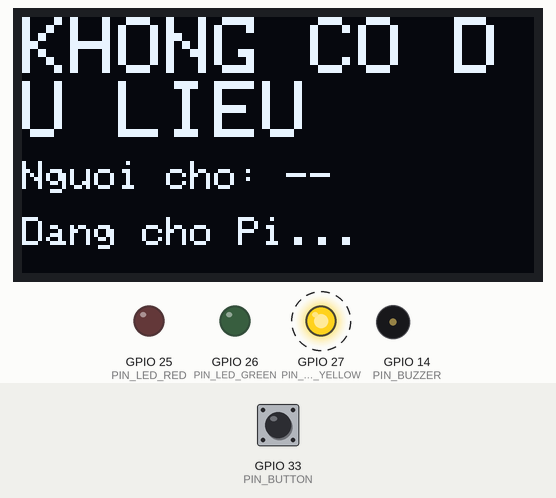
A program run on a simulated ESP32. Parts: 128×64 one-colour display, output pins drawn as LEDs (lit = HIGH), buzzer (waves = sounding, pin HIGH). Dashed ring = blinking. The inputs (shaded band) are chosen by the test bench; at power-on: GPIO 33 (PIN_BUTTON) HIGH. WiFi joins after 1.5 s; servers stay silent unless stated; the local clock reads 2024-03-15 10:24:30 at power-on unless the program sets it; random numbers use the default seed unless the program sets one; no MQTT or app messages arrive unless stated; what the program prints to the serial monitor is not drawn.

Above: at 0.62 s.
Timing chart, 0 to 130.0 s (numbered marks = the images above):
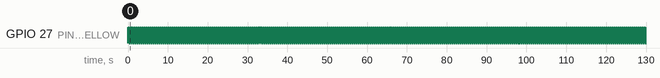

The program:

main.cpp
```cpp
// Firmware ESP32: nhận state từ Pi qua MQTT, điều khiển LED/còi, gửi ACK khi nhân viên nhấn nút.
// loop() không bao giờ chặn vì mạng chạy ở task riêng (network.cpp).
#include <Adafruit_GFX.h>
#include <Adafruit_SSD1306.h>
#include <Arduino.h>
#include <Wire.h>
#include <string.h>

#include "ack_sender.h"
#include "alert_model.h"
#include "config.h"
#include "debounce.h"
#include "display.h"
#include "network.h"
#include "outputs.h"

static rv::AlertModel model(STATE_TIMEOUT_MS);
static rv::AckSender ackSender(ACK_REPEAT_MS, ACK_MAX_SENDS, randomUuid);
static rv::Debouncer button(BUTTON_DEBOUNCE_MS);
static SemaphoreHandle_t modelMutex;

static Adafruit_SSD1306 oled(128, 64, &Wire, -1);
static bool oledReady = false;
static rv::DisplayText shown;
static bool shownValid = false;
static uint32_t lastOledMs = 0;

static void oledDraw(const rv::DisplayText& t) {
  oled.clearDisplay();
  oled.setTextColor(SSD1306_WHITE);
  oled.setTextSize(2);
  oled.setCursor(0, 0);
  oled.print(t.title);
  oled.setTextSize(1);
  oled.setCursor(0, 36);
  oled.print(t.people);
  oled.setCursor(0, 50);
  oled.print(t.detail);
  oled.display();
}

static rv::State lastLoggedState = rv::State::Unknown;
static bool lastLoggedAcked = false;
static bool logged = false;

static const char* stateName(rv::State s) {
  switch (s) {
    case rv::State::Normal:
      return "NORMAL";
    case rv::State::Overload:
      return "OVERLOAD";
    default:
      return "UNKNOWN";
  }
}

void setup() {
  Serial.begin(115200);
  pinMode(PIN_LED_RED, OUTPUT);
  pinMode(PIN_LED_GREEN, OUTPUT);
  pinMode(PIN_LED_YELLOW, OUTPUT);
  pinMode(PIN_BUZZER, OUTPUT);
  pinMode(PIN_BUTTON, INPUT_PULLUP);
  Wire.begin(PIN_OLED_SDA, PIN_OLED_SCL);
  oledReady = oled.begin(SSD1306_SWITCHCAPVCC, OLED_I2C_ADDR);
  Serial.println(oledReady ? "OLED: có" : "OLED: không thấy, bỏ qua");
  modelMutex = xSemaphoreCreateMutex();
  networkStart(&model, modelMutex);
  Serial.println("retail_alert " FIRMWARE_VERSION " khởi động");
}

void loop() {
  const uint32_t now = millis();

  rv::State state;
  bool acked;
  uint16_t queueCount = 0;
  bool hasCount = false;
  uint32_t ageMs = 0;
  char alertId[rv::kUuidLen + 1];
  xSemaphoreTake(modelMutex, portMAX_DELAY);
  state = model.state(now);
  acked = model.acked(now);
  strncpy(alertId, model.alertId(now), sizeof(alertId));
  alertId[rv::kUuidLen] = '\0';
  hasCount = model.queueCount(now, queueCount);
  ageMs = model.stateAgeMs(now);
  xSemaphoreGive(modelMutex);

  if (button.pressed(digitalRead(PIN_BUTTON) == LOW, now)) ackSender.onButton(state, acked, alertId, now);
  rv::AckRequest request;
  if (ackSender.poll(state, acked, alertId, now, request)) networkSendAck(request.ackId, request.alertId);

  const rv::Outputs out = rv::outputsFor(state, acked);
  digitalWrite(PIN_LED_RED, rv::ledLevel(out.red, now, LED_BLINK_HALF_MS));
  digitalWrite(PIN_LED_GREEN, rv::ledLevel(out.green, now, LED_BLINK_HALF_MS));
  digitalWrite(PIN_LED_YELLOW, rv::ledLevel(out.yellow, now, LED_BLINK_HALF_MS));
  digitalWrite(PIN_BUZZER, rv::buzzerLevel(out.buzzer, now, BUZZER_ON_MS, BUZZER_OFF_MS));

  if (oledReady && now - lastOledMs >= OLED_REFRESH_MS) {
    lastOledMs = now;
    rv::DisplayText text;
    rv::formatDisplay(state, acked, hasCount, queueCount, ageMs, text);
    if (!shownValid || !(text == shown)) {
      oledDraw(text);
      shown = text;
      shownValid = true;
    }
  }

  if (!logged || state != lastLoggedState || acked != lastLoggedAcked) {
    Serial.printf("state=%s acked=%d\n", stateName(state), acked);
    lastLoggedState = state;
    lastLoggedAcked = acked;
    logged = true;
  }
  delay(5);
}
```

secrets.example.h
```cpp
// Sao chép thành include/secrets.h (đã bị .gitignore) và điền giá trị thật. KHÔNG commit secrets.h.
#pragma once

#define WIFI_SSID "ten-wifi"
#define WIFI_PASSWORD "mat-khau-wifi"

// Broker Mosquitto trên Pi
#define MQTT_HOST "192.168.1.50"
#define MQTT_PORT 1883
#define MQTT_USER "node01"
#define MQTT_PASSWORD "mat-khau-node01"

// Máy chủ giờ (NTP) trong LAN, nếu có. Không đồng bộ được thì status ghi clock_synced=false.
#define NTP_SERVER "pool.ntp.org"
```

network.cpp
```cpp
#include "network.h"

#include <PubSubClient.h>
#include <WiFi.h>
#include <sys/time.h>
#include <time.h>

#include "ack_sender.h"
#include "config.h"
#include "payloads.h"
#include "secrets.h"

namespace {

constexpr time_t kMinSyncedEpoch = 1700000000;  // trước mốc này coi là đồng hồ chưa đồng bộ
constexpr int kAckQueueLen = 4;

struct AckMessage {
  char ackId[rv::kUuidLen + 1];
  char alertId[rv::kUuidLen + 1];
};

WiFiClient wifiClient;
PubSubClient mqtt(wifiClient);
QueueHandle_t ackQueue;
rv::AlertModel* sharedModel = nullptr;
SemaphoreHandle_t sharedMutex = nullptr;

char topicState[96];
char topicAck[96];
char topicStatus[96];
#ifdef RV_DEBUG_ECHO
char topicEcho[96];
#endif
char sessionId[rv::kUuidLen + 1];
uint32_t statusSeq = 0;

void currentIso(char out[rv::kIsoLen + 1], bool& synced) {
  struct timeval tv;
  gettimeofday(&tv, nullptr);
  synced = tv.tv_sec > kMinSyncedEpoch;
  if (synced) {
    rv::formatIsoUtc(tv.tv_sec, static_cast<uint16_t>(tv.tv_usec / 1000), out);
  } else {
    rv::formatIsoUtc(0, 0, out);  // chưa có giờ: ghi mốc 0 kèm clock_synced=false
  }
}

size_t buildStatus(char* out, size_t cap, const char* status) {
  char eventId[rv::kUuidLen + 1];
  char iso[rv::kIsoLen + 1];
  bool synced;
  randomUuid(eventId);
  currentIso(iso, synced);
  rv::StatusFields f = {SITE_ID, NODE_ID, sessionId, FIRMWARE_VERSION, FIRMWARE_VERSION, status, eventId, statusSeq++, iso, synced};
  return rv::buildStatusJson(out, cap, f);
}

void onMessage(char* topic, uint8_t* payload, unsigned int length) {
  if (strcmp(topic, topicState) != 0) return;
  xSemaphoreTake(sharedMutex, portMAX_DELAY);
  const bool valid = sharedModel->onStatePayload(reinterpret_cast<const char*>(payload), length, millis());
  uint32_t seq = 0;
  const bool hasSeq = valid && sharedModel->lastSeq(seq);
  xSemaphoreGive(sharedMutex);
#ifdef RV_DEBUG_ECHO
  // Chỉ bản debug: báo lại seq của state vừa nhận để Pi đo độ trễ (evaluation/tools/latency_echo.py)
  if (hasSeq) {
    char echo[40];
    snprintf(echo, sizeof(echo), "{\"seq\":%lu}", static_cast<unsigned long>(seq));
    mqtt.publish(topicEcho, echo);
  }
#else
  (void)hasSeq;
  (void)seq;
#endif
}

void connectMqtt() {
  char will[400];
  if (buildStatus(will, sizeof(will), "OFFLINE") == 0) return;
  // Last Will QoS 1, retained: broker báo OFFLINE khi ESP32 rớt mạng đột ngột
  if (!mqtt.connect(NODE_ID, MQTT_USER, MQTT_PASSWORD, topicStatus, 1, true, will)) {
    Serial.printf("MQTT: nối lỗi rc=%d\n", mqtt.state());
    return;
  }
  mqtt.subscribe(topicState, 0);
  char online[400];
  if (buildStatus(online, sizeof(online), "ONLINE") != 0) mqtt.publish(topicStatus, online, true);
  Serial.println("MQTT: đã nối");
}

void drainAckQueue() {
  AckMessage msg;
  while (xQueueReceive(ackQueue, &msg, 0) == pdTRUE) {
    char json[160];
    if (rv::buildAckJson(json, sizeof(json), msg.ackId, msg.alertId, NODE_ID) != 0) mqtt.publish(topicAck, json);
  }
}

void networkTask(void*) {
  uint32_t lastWifiAttempt = 0;
  uint32_t lastMqttAttempt = 0;
  bool wifiStarted = false;
  bool timeConfigured = false;
  for (;;) {
    const uint32_t now = millis();
    if (WiFi.status() != WL_CONNECTED) {
      xQueueReset(ackQueue);  // đang mất mạng: ACK cũ vô nghĩa, AckSender sẽ gửi lại
      if (!wifiStarted || now - lastWifiAttempt >= WIFI_RETRY_MS) {
        WiFi.disconnect();
        WiFi.begin(WIFI_SSID, WIFI_PASSWORD);
        wifiStarted = true;
        lastWifiAttempt = now;
      }
    } else {
      if (!timeConfigured) {
        configTime(0, 0, NTP_SERVER);
        timeConfigured = true;
      }
      if (!mqtt.connected()) {
        xQueueReset(ackQueue);
        if (now - lastMqttAttempt >= RECONNECT_MS) {
          lastMqttAttempt = now;
          connectMqtt();
        }
      } else {
        mqtt.loop();
        drainAckQueue();
      }
    }
    vTaskDelay(pdMS_TO_TICKS(5));
  }
}

}  // namespace

void randomUuid(char out[rv::kUuidLen + 1]) {
  uint8_t bytes[16];
  for (int i = 0; i < 16; i += 4) {
    const uint32_t r = esp_random();
    memcpy(bytes + i, &r, 4);
  }
  rv::formatUuidV4(bytes, out);
}

void networkStart(rv::AlertModel* model, SemaphoreHandle_t mutex) {
  sharedModel = model;
  sharedMutex = mutex;
  snprintf(topicState, sizeof(topicState), "retailvision/v1/%s/%s/state", SITE_ID, EDGE_ID);
  snprintf(topicAck, sizeof(topicAck), "retailvision/v1/%s/%s/events/operator-ack", SITE_ID, NODE_ID);
  snprintf(topicStatus, sizeof(topicStatus), "retailvision/v1/%s/%s/status", SITE_ID, NODE_ID);
#ifdef RV_DEBUG_ECHO
  snprintf(topicEcho, sizeof(topicEcho), "retailvision/v1/%s/%s/debug/latency", SITE_ID, NODE_ID);
#endif
  randomUuid(sessionId);
  ackQueue = xQueueCreate(kAckQueueLen, sizeof(AckMessage));

  WiFi.mode(WIFI_STA);
  mqtt.setServer(MQTT_HOST, MQTT_PORT);
  mqtt.setBufferSize(MQTT_BUFFER_BYTES);
  mqtt.setKeepAlive(MQTT_KEEPALIVE_S);
  mqtt.setSocketTimeout(2);  // connect/đọc không chặn quá 2 giây
  mqtt.setCallback(onMessage);
  xTaskCreatePinnedToCore(networkTask, "network", 6144, nullptr, 1, nullptr, 0);
}

bool networkSendAck(const char* ackId, const char* alertId) {
  AckMessage msg;
  strncpy(msg.ackId, ackId, sizeof(msg.ackId));
  msg.ackId[rv::kUuidLen] = '\0';
  strncpy(msg.alertId, alertId, sizeof(msg.alertId));
  msg.alertId[rv::kUuidLen] = '\0';
  return xQueueSend(ackQueue, &msg, 0) == pdTRUE;
}
```

network.h
```cpp
// Wi-Fi + MQTT chạy trên một task riêng (core 0) để việc nối lại, vốn có thể chặn vài giây,
// không làm đứng LED, còi và nút ở loop() (core 1).
#pragma once

#include <Arduino.h>

#include "alert_model.h"

// Bắt đầu task mạng. `model` được cập nhật từ task này, mọi truy cập phải giữ `mutex`.
void networkStart(rv::AlertModel* model, SemaphoreHandle_t mutex);

// Xếp một ACK vào hàng đợi gửi. Không chặn; hàng đợi đầy hoặc đang mất kết nối thì bỏ
// (AckSender sẽ gửi lại cùng ack_id sau 1 giây). Trả false nếu bị bỏ.
bool networkSendAck(const char* ackId, const char* alertId);

// UUID v4 từ bộ tạo số ngẫu nhiên phần cứng.
void randomUuid(char out[rv::kUuidLen + 1]);
```

config.h
```cpp
// Cấu hình cố định của firmware: chân, thời gian, định danh. Bí mật đặt trong secrets.h.
#pragma once

#include <stdint.h>

// --- Chân GPIO (tránh chân strapping 0/2/12/15 và chân chỉ-vào 34-39) ---
// LED: GPIO -> 330 ohm -> LED -> GND (mức HIGH = sáng)
constexpr uint8_t PIN_LED_RED = 25;
constexpr uint8_t PIN_LED_GREEN = 26;
constexpr uint8_t PIN_LED_YELLOW = 27;
// Còi: GPIO -> 1 kohm -> base NPN (S8050/2N2222); còi giữa 5 V và collector; emitter -> GND (mức HIGH = kêu)
constexpr uint8_t PIN_BUZZER = 14;
// Nút ACK: INPUT_PULLUP, nút nối GND (nhấn = LOW)
constexpr uint8_t PIN_BUTTON = 33;
// OLED SSD1306 128x64 I2C (P1, không bắt buộc): SDA/SCL mặc định của ESP32. Không có màn hình thì firmware vẫn chạy bình thường.
constexpr uint8_t PIN_OLED_SDA = 21;
constexpr uint8_t PIN_OLED_SCL = 22;
constexpr uint8_t OLED_I2C_ADDR = 0x3C;
constexpr uint32_t OLED_REFRESH_MS = 250;  // chỉ vẽ lại khi chữ đổi; kiểm tra mỗi chu kỳ này

// --- Định danh (khớp contracts/mqtt) ---
#define SITE_ID "site01"
#define EDGE_ID "edge01"
#define NODE_ID "node01"
#define FIRMWARE_VERSION "0.1.0"

// --- Thời gian (ms) ---
constexpr uint32_t STATE_TIMEOUT_MS = 5000;   // quá lâu không có state hợp lệ -> UNKNOWN
constexpr uint32_t LED_BLINK_HALF_MS = 250;   // nháy 2 Hz
constexpr uint32_t BUZZER_ON_MS = 200;        // kêu 200 ms, nghỉ 800 ms
constexpr uint32_t BUZZER_OFF_MS = 800;
constexpr uint32_t BUTTON_DEBOUNCE_MS = 30;
constexpr uint32_t ACK_REPEAT_MS = 1000;      // gửi lại cùng ack_id mỗi giây
constexpr uint8_t ACK_MAX_SENDS = 10;
constexpr uint32_t RECONNECT_MS = 3000;        // nối lại MQTT
constexpr uint32_t WIFI_RETRY_MS = 10000;     // thử lại Wi-Fi (mỗi lần kết nối mất vài giây)
constexpr uint16_t MQTT_KEEPALIVE_S = 15;
constexpr uint16_t MQTT_BUFFER_BYTES = 768;   // state ~400 byte; mặc định 256 của PubSubClient không đủ
```

Measured:
- by itself, GPIO 27 (PIN_LED_YELLOW): alternates HIGH for 0.25 s and LOW for 0.25 s
